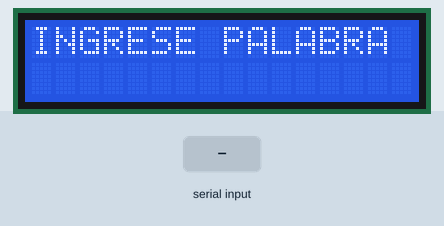
A sketch run on a simulated Arduino Uno, built with avr-gcc and run on an emulated ATmega328P. Shown: 16×2 character LCD. The test bench sets the inputs (shaded band).

Above: at 1.2 s.
1.3 s: "1" received over Serial
At 3.0 s:
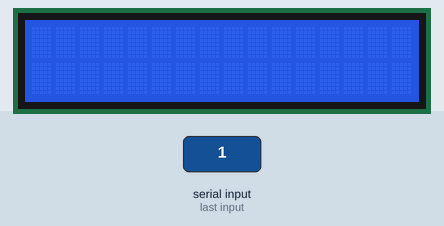
Timing chart, 0 to 4.5 s (numbered marks = the images above; inputs shaded):
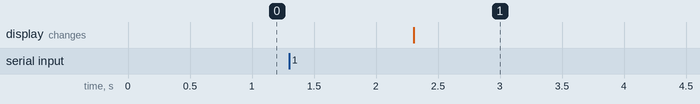

Measured:
- after the input at 1.3 s, the display: changes after 1.0 s (image 1)

The sketch:

Rosero_Romel_Deber_LCD.ino
```cpp
/*
 *         Universidad Técnica del Norte
 *   Facultad de Ingeniería en Ciencias Aplicadas
 * Carrera de Ingeniería en Electrónica y Redes de Comunicación
 *
 * Nombre: Romel Rosero                       Fecha: 14/01/2020
 * Asignatura: Sistemas Microprocesados
 *
 * Realizar un programa que ingrese una palabra por comunicación serial y genere una
 * rotación de caracteres en la LCD.
 *
 */

#include <LiquidCrystal.h>
#include <MsTimer2.h>
LiquidCrystal lcd(13, 12, 11, 10, 9, 8);
String palabra;
String dato;
int rotacion = 0;

void setup() {
  lcd.begin(16, 2);
  Serial.begin(9600);
}
void loop() {
  if (Serial.available() > 0) {
    dato = Serial.readString();
    lcd.setCursor(0,0);
    lcd.print("                ");
    lcd.setCursor(0,0);
    for (rotacion=0; rotacion<dato.length()-1; rotacion++) {
      palabra=palabra+dato.substring(rotacion, rotacion+1);
    }
    lcd.print(palabra);
    delay(1500);
    for (rotacion=0; rotacion<palabra.length(); rotacion++) {
      lcd.scrollDisplayLeft();
      delay(800);
    }
    for (rotacion=0; rotacion<16+palabra.length(); rotacion++) {
      lcd.scrollDisplayRight();
      delay(800);
    }
    for (rotacion=0; rotacion<16; rotacion++) {
      lcd.scrollDisplayLeft();
      delay(800);
    }
  }
  lcd.setCursor(0, 0);
  lcd.print("INGRESE PALABRA");
  palabra = (" ");
  dato = (" ");
  lcd.print("                ");
  lcd.setCursor(0, 0);
}
```
